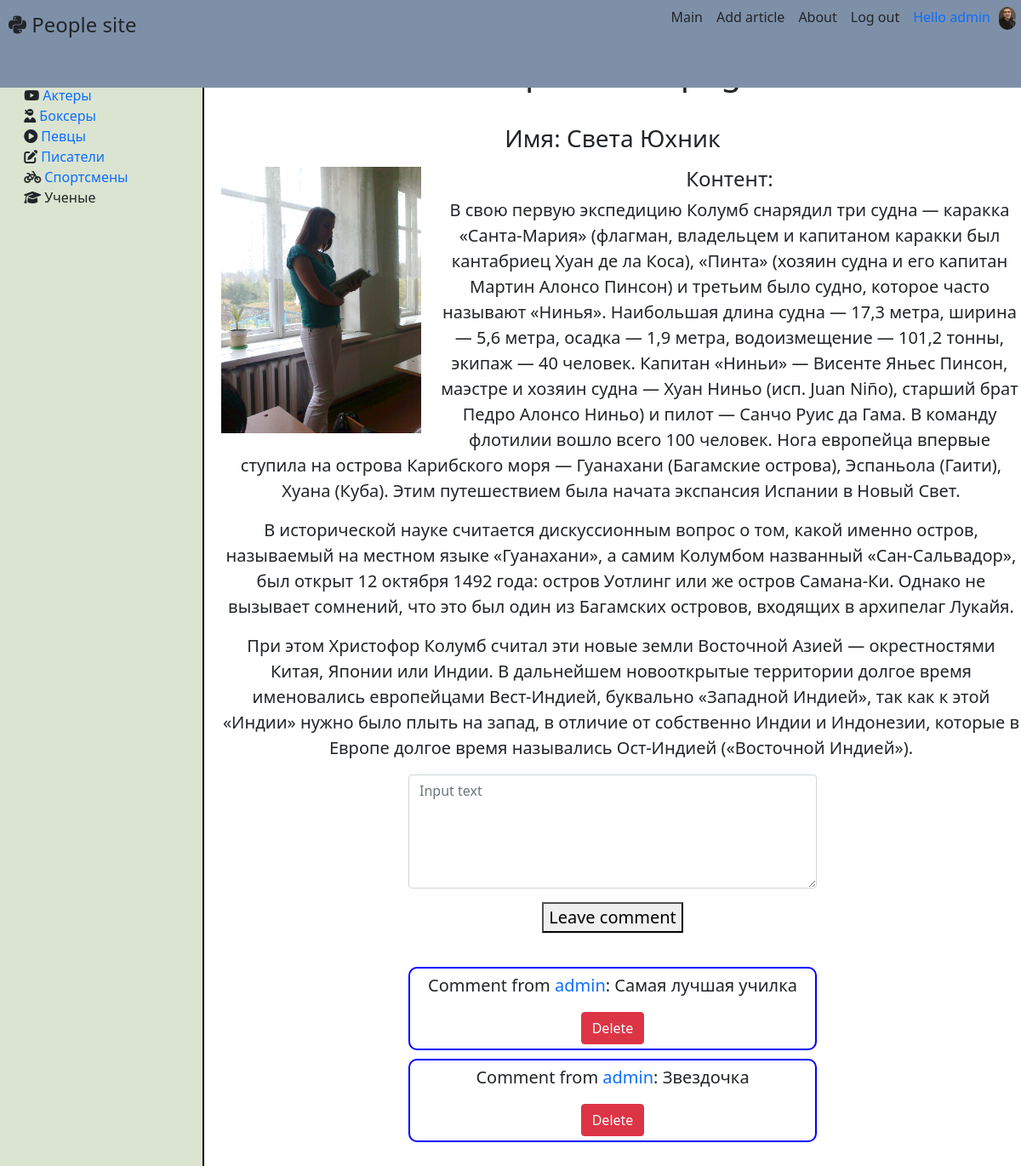
Screenshot of /people/sveta-yuhnik/ (signed in) with the database file from the repository.
### people/models.py (models this page shows, shortened)
class Category(models.Model):
    name = models.CharField(max_length=50, db_index=True, verbose_name='Название')
    slug = models.SlugField(max_length=50, unique=True, db_index=True, verbose_name='URL')
    logo = models.CharField(max_length=255, verbose_name='logo', null=True)
    def get_absolute_url(self):
        return reverse('category', kwargs={'cat_slug': self.slug})
    def get_html_logo(self):
        return mark_safe(f'{self.logo}')
    class Meta:
        verbose_name = 'category'
        verbose_name_plural = 'categories'
        ordering = ['name']

class CustomUser(AbstractUser):
    photo = models.ImageField(upload_to='photos/%Y/%m/%d/', verbose_name='Фото', null=True)
    slug = models.SlugField(max_length=50, unique=True, db_index=True, verbose_name='URL', null=True)
    context = models.TextField(verbose_name='Краткая информация', null=True)
    birthday = models.DateTimeField(verbose_name='День рождения', null=True)
    class Meta:
        verbose_name = 'User'
        verbose_name_plural = 'Users'
    def get_absolute_url(self):
        return reverse('user_detail', kwargs={'user_slug': self.slug})
    def __str__(self):
        return self.username

class People(models.Model):
    title = models.CharField(max_length=50, verbose_name='Имя')
    slug = models.SlugField(max_length=50, unique=True, db_index=True, verbose_name='URL')
    content = models.TextField(blank=True, verbose_name='Контент')
    photo = models.ImageField(upload_to='photos/%Y/%m/%d/', verbose_name='Фото')
    time_create = models.DateTimeField(auto_now_add=True, verbose_name='Время создания')
    time_update = models.DateTimeField(auto_now=True)
    is_published = models.BooleanField(default=True, verbose_name='Опубликовать')
    cat = models.ForeignKey('Category', on_delete=models.PROTECT, verbose_name='Категория')
    def __str__(self):
        return self.title
    class Meta:
        verbose_name = 'People'
        verbose_name_plural = 'Peoples'
        ordering = ['-time_create', 'title']

class Comment(models.Model):
    author = models.ForeignKey('CustomUser', on_delete=models.CASCADE, verbose_name='Имя автора')
    people = models.ForeignKey('People', on_delete=models.CASCADE, verbose_name='Имя поста')
    context = models.TextField(max_length=100, verbose_name='Содержание')
    class Meta:
        verbose_name = 'Comment'
        verbose_name_plural = 'Comments'
        ordering = ['pk']

### people/views.py (the view, shortened to what this page needs)
# urls.py: path('people/<slug:people_slug>/', PeopleDetailView.as_view(), name='people_detail'),
class PeopleDetailView(DataMixin, DetailView, CreateView):
    model = People
    form_class = CommentForm
    template_name = 'people/p_detail.html'
    context_object_name = 'el'
    slug_url_kwarg = 'people_slug'
    def get_context_data(self, **kwargs):
        context = super().get_context_data(**kwargs)
        post = People.objects.get(slug=self.kwargs['people_slug'])
        comments = Comment.objects.filter(people=post)
        c_def = self.get_user_context(title=context['el'], is_selected=post.cat.pk, comments=comments)
        context = dict(list(context.items()) + list(c_def.items()))
        return context

### people/forms.py
class CommentForm(ModelForm):
    class Meta:
        model = Comment
        fields = ['context']
        widgets = {
            'context': Textarea(attrs={'class': 'form-control', 'placeholder': 'Input text', 'rows': '5'})
        }

### people/templatetags/people_tags.py (called while the page is built)
@register.inclusion_tag('people/list_categories.html')
def show_categories(sort=None, is_selected=0):
    if not sort:
        cats = Category.objects.all()
        cats = cats.annotate(Count('people'))
    else:
        cats = Category.objects.order_by(sort)
        cats = cats.annotate(Count('people'))
    return {'cats': cats, 'is_selected': is_selected}

### people/utils.py (called while the page is built)
    def get_user_context(self, **kwargs):
        context = kwargs
        user_menu = menu.copy()
        if not self.request.user.is_authenticated:
            user_menu.pop(1)
        context['menu'] = user_menu
        if 'is_selected' not in context:
            context['is_selected'] = 0
        return context

### people/templates/people/p_detail.html (shortened to what this page needs)
{% extends 'people/base.html' %}
{% block main %}
<h1>People detail page</h1><br>
<h3>Имя: {{ el.title }}</h3>
<div class="content">
    {% if el.photo %}
        <img id="photo" src="{{ el.photo.url }}" width="25%" align="left">
    {% endif %}
    {% if el.content %}
        <p><h4>Контент:</h4> {{ el.content|linebreaks }}</p>
    {% else %}
        <p>Нет информации о контенте</p>
    {% endif %}
</div>
{% if request.user.is_authenticated %}
<form method="post">
    <div class="add-post">
        <p>{{ form.context }}</p>
    </div>
    <button type="submit">Leave comment</button>
</form><br>
{% for el in comments %}
    <div class="comment-people">
        <p>Comment from <a href="{{ el.author.get_absolute_url }}">{{ el.author }}</a>: {{ el.context }}</p>
        {% if request.user == el.author %}
            <a href="{% url 'delete_comment' el.pk %}" class="btn btn-danger">Delete</a>
        {% endif %}
    </div>
{% endfor %}
{% endif %}
{% endblock %}

### people/templates/people/base.html (shortened to what this page needs)
{% load static %}
{% load people_tags %}
<!DOCTYPE html>
<html lang="en">
<head>
    <link rel="stylesheet" href="{% static 'people/css/style.css' %}">
    <link rel="stylesheet" href="https://cdn.jsdelivr.net/npm/bootstrap@5.1.3/dist/css/bootstrap.min.css">
    </head>
<body>
<aside>
    {% show_categories 'name' is_selected %}
</aside>
<header>
    <div class="d-flex flex-column flex-md-row align-items-center mb-4">
      <a href="{% url 'main' %}" class="d-flex align-items-center text-dark text-decoration-none">
        <span class="fs-4"><i class="fa-brands fa-python"></i>  People site</span>
      </a>
      <nav class="d-inline-flex mt-2 mt-md-0 ms-md-auto">
          {% for el in menu %}
                <a class="me-3 py-2 text-dark text-decoration-none" href="{% url el.url_name %}">{{ el.title }}</a>
          {% endfor %}
          {% if not request.user.is_authenticated %}
                <a class="me-3 py-2 text-dark text-decoration-none" href="{% url 'sign_in' %}">Sign in</a>
                <a class="me-3 py-2 text-dark text-decoration-none" href="{% url 'register' %}">Register</a>
          {% else %}
                <a class="me-3 py-2 text-dark text-decoration-none" href="{% url 'logout' %}">Log out</a>
                <p class="me-3 py-2 text-dark text-decoration-none"><span class="color-username">
                    {% if user.photo %}<img id="user_photo" src="{{ user.photo.url }}" align="right">{% endif %}
                    <a href="{{ user.get_absolute_url }}">Hello {{ user.username }}</a></span>
                </p>
          {% endif %}
      </nav>
    </div>
</header>
<div class="home">
    <main>
        {% block main %}
        {% endblock %}
    </main>
</div>
</body>
</html>

### people/templates/people/list_categories.html (shortened to what this page needs)
{% if is_selected == 0 %}
    <p><i class="fas fa-globe-americas"></i> Все люди</p>
{% else %}
    <p><a href="{% url 'main' %}"> Все люди</a></p>
{% endif %}
<ul>
{% for el in cats %}
    {% if el.people__count > 0 %}
        {% if el.pk == is_selected %}
            <li>{{ el.get_html_logo }} {{ el.name }}</li>
        {% else %}
            <li>{{ el.get_html_logo }}<a href="{{ el.get_absolute_url }}"> {{ el.name }}</a></li>
        {% endif %}
    {% endif %}
{% endfor %}
</ul>

### people/static/people/css/style.css (style rules this page uses)
.home { height: 100%; background-color: white; }
aside { background-color: #DBE4D1; padding-top: 5%; padding-left: 2%; height: 100%; position: fixed; width: 20%; border-right: 2px solid black; }
.add-post { width: 50%; margin-left: 25%; }
.comment-people { align: center; padding: 5px; width: 50%; margin-top: 10px; margin-left: 25%; border-radius: 10px; border: 2px solid blue; }
body aside ul { list-style: none; position: relative; right: 13%; }
ul { list-style: none; }
body a { text-decoration: none; }
header { position: fixed; height: 7.5%; background-color: #7E90A8; width: 100%; }
main { padding-top: 5%; width: 80%; margin-left: 20%; font-size: 20px; text-align: center; float: top; }
.content { padding-left: 20px; }
#photo { margin-right: 20px; margin-bottom: 20px; }
.fs-4 { margin-left: 10px; }
.color-username { color: green; }
#user_photo { position: relative; left: 10px; width: 20px; border-radius: 10px; }

### rows the page displays
Category: name "Актеры"
Category: name "Боксеры"
Category: name "Певцы"
Category: name "Писатели"
Category: name "Спортсмены"
Category: name "Ученые"
CustomUser: photo (picture), username "admin"
People: title "Света Юхник", photo (picture), content "В свою первую экспедицию Колумб снарядил три судна — каракка «Санта-Мария» (флагман, владельцем и капитаном каракки был кантабриец Хуан де ла Коса), «Пинта» (хозяин судна и его капитан Мартин Алонсо Пинсон) и третьим было судно, которое часто называют «Нинья». Наибольшая длина судна — 17,3 метра, ширина — 5,6 метра, осадка — 1,9 метра, водоизмещение — 101,2 тонны, экипаж — 40 человек. Капитан «Ниньи» — Висенте Яньес Пинсон, маэстре и хозяин судна — Хуан Ниньо (исп. Juan Niño), старший брат Педро Алонсо Ниньо) и пилот — Санчо Руис да Гама. В команду флотилии вошло всего 100 человек. Нога европейца впервые ступила на острова Карибского моря — Гуанахани (Багамские острова), Эспаньола (Гаити),…"
Comment: author "admin", context "Самая лучшая училка", shows "Delete"
Comment: author "admin", context "Звездочка", shows "Delete"

### other values shown
{{ el.title }} "Main" "Add article" "About"
